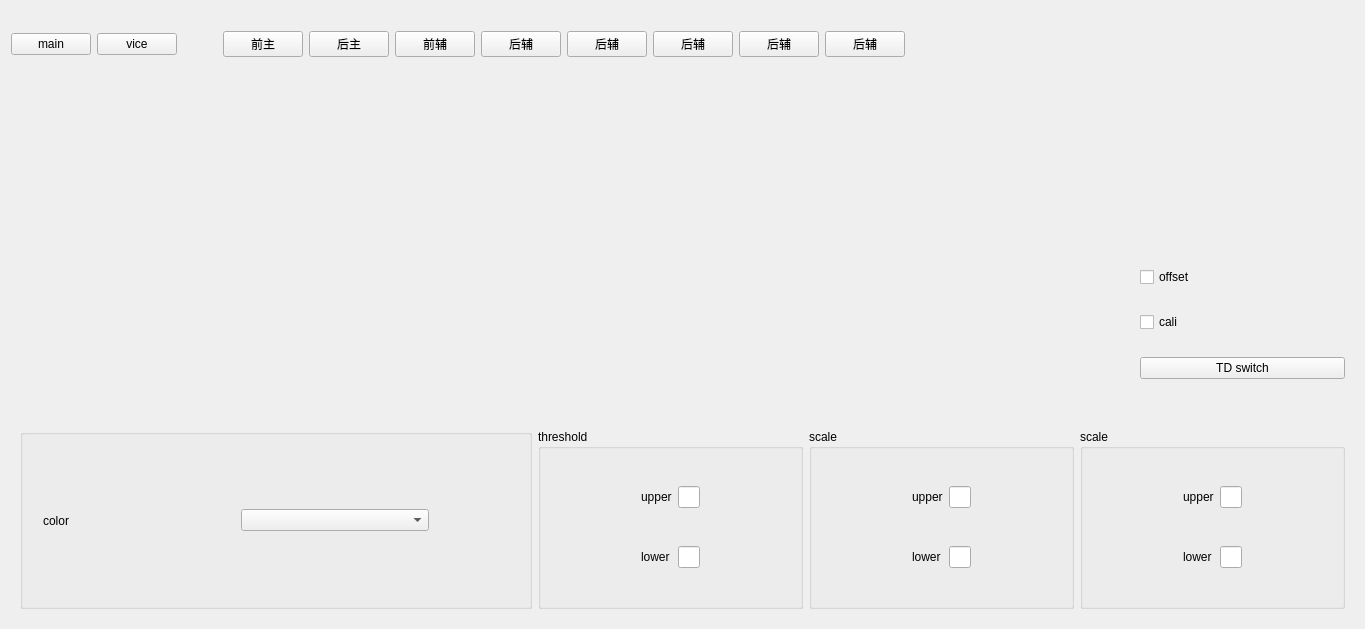
<?xml version="1.0" encoding="UTF-8"?>
<ui version="4.0">
 <class>BackGroundSetWidget</class>
 <widget class="QWidget" name="BackGroundSetWidget">
  <property name="geometry">
   <rect>
    <x>0</x>
    <y>0</y>
    <width>1365</width>
    <height>629</height>
   </rect>
  </property>
  <property name="windowTitle">
   <string notr="true">Form</string>
  </property>
  <layout class="QVBoxLayout" name="verticalLayout" stretch="1,5,3">
   <item>
    <layout class="QHBoxLayout" name="horizontalLayout_3">
     <item>
      <layout class="QHBoxLayout" name="horizontalLayout_2">
       <item>
        <widget class="QPushButton" name="mainBtn">
         <property name="text">
          <string notr="true">main</string>
         </property>
        </widget>
       </item>
       <item>
        <widget class="QPushButton" name="viceBtn">
         <property name="text">
          <string notr="true">vice</string>
         </property>
        </widget>
       </item>
       <item>
        <spacer name="horizontalSpacer_3">
         <property name="orientation">
          <enum>Qt::Horizontal</enum>
         </property>
         <property name="sizeHint" stdset="0">
          <size>
           <width>40</width>
           <height>20</height>
          </size>
         </property>
        </spacer>
       </item>
       <item>
        <widget class="QPushButton" name="pushButton">
         <property name="text">
          <string notr="true">前主</string>
         </property>
        </widget>
       </item>
       <item>
        <widget class="QPushButton" name="pushButton_2">
         <property name="text">
          <string notr="true">后主</string>
         </property>
        </widget>
       </item>
       <item>
        <widget class="QPushButton" name="pushButton_3">
         <property name="text">
          <string notr="true">前辅</string>
         </property>
        </widget>
       </item>
       <item>
        <widget class="QPushButton" name="pushButton_4">
         <property name="text">
          <string notr="true">后辅</string>
         </property>
        </widget>
       </item>
       <item>
        <widget class="QPushButton" name="pushButton_5">
         <property name="text">
          <string notr="true">后辅</string>
         </property>
        </widget>
       </item>
       <item>
        <widget class="QPushButton" name="pushButton_6">
         <property name="text">
          <string notr="true">后辅</string>
         </property>
        </widget>
       </item>
       <item>
        <widget class="QPushButton" name="pushButton_7">
         <property name="text">
          <string notr="true">后辅</string>
         </property>
        </widget>
       </item>
       <item>
        <widget class="QPushButton" name="pushButton_8">
         <property name="text">
          <string notr="true">后辅</string>
         </property>
        </widget>
       </item>
      </layout>
     </item>
     <item>
      <spacer name="horizontalSpacer">
       <property name="orientation">
        <enum>Qt::Horizontal</enum>
       </property>
       <property name="sizeHint" stdset="0">
        <size>
         <width>40</width>
         <height>20</height>
        </size>
       </property>
      </spacer>
     </item>
     <item>
      <widget class="SetEditValueWidget" name="chuteWidget" native="true"/>
     </item>
    </layout>
   </item>
   <item>
    <layout class="QHBoxLayout" name="horizontalLayout_6" stretch="5,1">
     <item>
      <widget class="MyWaveWidget" name="widget" native="true"/>
     </item>
     <item>
      <widget class="QWidget" name="widget_5" native="true">
       <layout class="QVBoxLayout" name="verticalLayout_2" stretch="1,1,1,1,0,0,0">
        <item>
         <widget class="QLabel" name="avg_R_lbl">
          <property name="sizePolicy">
           <sizepolicy hsizetype="Preferred" vsizetype="Fixed">
            <horstretch>0</horstretch>
            <verstretch>0</verstretch>
           </sizepolicy>
          </property>
          <property name="text">
           <string/>
          </property>
          <property name="alignment">
           <set>Qt::AlignCenter</set>
          </property>
         </widget>
        </item>
        <item>
         <widget class="QLabel" name="avg_G_lbl">
          <property name="sizePolicy">
           <sizepolicy hsizetype="Preferred" vsizetype="Fixed">
            <horstretch>0</horstretch>
            <verstretch>0</verstretch>
           </sizepolicy>
          </property>
          <property name="text">
           <string/>
          </property>
          <property name="alignment">
           <set>Qt::AlignCenter</set>
          </property>
         </widget>
        </item>
        <item>
         <widget class="QLabel" name="avg_B_lbl">
          <property name="sizePolicy">
           <sizepolicy hsizetype="Preferred" vsizetype="Fixed">
            <horstretch>0</horstretch>
            <verstretch>0</verstretch>
           </sizepolicy>
          </property>
          <property name="text">
           <string/>
          </property>
          <property name="alignment">
           <set>Qt::AlignCenter</set>
          </property>
         </widget>
        </item>
        <item>
         <widget class="QLabel" name="avg_N_lbl">
          <property name="sizePolicy">
           <sizepolicy hsizetype="Preferred" vsizetype="Fixed">
            <horstretch>0</horstretch>
            <verstretch>0</verstretch>
           </sizepolicy>
          </property>
          <property name="text">
           <string/>
          </property>
          <property name="alignment">
           <set>Qt::AlignCenter</set>
          </property>
         </widget>
        </item>
        <item>
         <widget class="QCheckBox" name="checkBox_bias">
          <property name="text">
           <string notr="true">offset</string>
          </property>
         </widget>
        </item>
        <item>
         <widget class="QCheckBox" name="checkBox_cali">
          <property name="text">
           <string notr="true">cali</string>
          </property>
         </widget>
        </item>
        <item>
         <widget class="QPushButton" name="TDSwitchBtn">
          <property name="text">
           <string>TD switch</string>
          </property>
         </widget>
        </item>
       </layout>
      </widget>
     </item>
    </layout>
   </item>
   <item>
    <widget class="QWidget" name="widget_3" native="true">
     <layout class="QHBoxLayout" name="horizontalLayout_5" stretch="3,1,1,1">
      <item>
       <widget class="QGroupBox" name="groupBox_3">
        <layout class="QHBoxLayout" name="horizontalLayout_4">
         <property name="spacing">
          <number>10</number>
         </property>
         <property name="leftMargin">
          <number>20</number>
         </property>
         <property name="rightMargin">
          <number>100</number>
         </property>
         <item>
          <widget class="QLabel" name="label">
           <property name="text">
            <string notr="true">color</string>
           </property>
          </widget>
         </item>
         <item>
          <widget class="QComboBox" name="comboBox"/>
         </item>
        </layout>
       </widget>
      </item>
      <item>
       <widget class="QGroupBox" name="groupBox">
        <property name="title">
         <string notr="true">threshold</string>
        </property>
        <layout class="QGridLayout" name="gridLayout">
         <property name="leftMargin">
          <number>100</number>
         </property>
         <property name="rightMargin">
          <number>100</number>
         </property>
         <property name="verticalSpacing">
          <number>10</number>
         </property>
         <item row="1" column="0">
          <widget class="QLabel" name="label_3">
           <property name="text">
            <string notr="true">lower</string>
           </property>
          </widget>
         </item>
         <item row="1" column="1">
          <widget class="myLineEdit" name="ValueLowEdit"/>
         </item>
         <item row="0" column="1">
          <widget class="myLineEdit" name="valueUpEdit"/>
         </item>
         <item row="0" column="0">
          <widget class="QLabel" name="label_4">
           <property name="text">
            <string notr="true">upper</string>
           </property>
          </widget>
         </item>
        </layout>
       </widget>
      </item>
      <item>
       <widget class="QGroupBox" name="groupBox_2">
        <property name="title">
         <string notr="true">scale</string>
        </property>
        <layout class="QGridLayout" name="gridLayout_2">
         <property name="leftMargin">
          <number>100</number>
         </property>
         <property name="rightMargin">
          <number>100</number>
         </property>
         <property name="verticalSpacing">
          <number>10</number>
         </property>
         <item row="0" column="0">
          <widget class="QLabel" name="label_5">
           <property name="text">
            <string notr="true">upper</string>
           </property>
          </widget>
         </item>
         <item row="1" column="0">
          <widget class="QLabel" name="label_6">
           <property name="text">
            <string notr="true">lower</string>
           </property>
          </widget>
         </item>
         <item row="0" column="1">
          <widget class="myLineEdit" name="propertyUpEdit"/>
         </item>
         <item row="1" column="1">
          <widget class="myLineEdit" name="propertyLowEdit"/>
         </item>
        </layout>
       </widget>
      </item>
      <item>
       <widget class="QGroupBox" name="groupBox_4">
        <property name="title">
         <string notr="true">scale</string>
        </property>
        <layout class="QGridLayout" name="gridLayout_5">
         <property name="leftMargin">
          <number>100</number>
         </property>
         <property name="rightMargin">
          <number>100</number>
         </property>
         <property name="verticalSpacing">
          <number>10</number>
         </property>
         <item row="0" column="0">
          <widget class="QLabel" name="label_11">
           <property name="text">
            <string notr="true">upper</string>
           </property>
          </widget>
         </item>
         <item row="1" column="0">
          <widget class="QLabel" name="label_12">
           <property name="text">
            <string notr="true">lower</string>
           </property>
          </widget>
         </item>
         <item row="0" column="1">
          <widget class="myLineEdit" name="HSVValueUpEdit"/>
         </item>
         <item row="1" column="1">
          <widget class="myLineEdit" name="HSVValueLowEdit"/>
         </item>
        </layout>
       </widget>
      </item>
     </layout>
    </widget>
   </item>
  </layout>
 </widget>
 <customwidgets>
  <customwidget>
   <class>myLineEdit</class>
   <extends>QLineEdit</extends>
   <header location="global">mysortwidget/mylineedit.h</header>
  </customwidget>
  <customwidget>
   <class>SetEditValueWidget</class>
   <extends>QWidget</extends>
   <header location="global">mysortwidget/seteditvaluewidget.h</header>
   <container>1</container>
  </customwidget>
  <customwidget>
   <class>MyWaveWidget</class>
   <extends>QWidget</extends>
   <header location="global">mysortwidget/mywavewidget.h</header>
   <container>1</container>
  </customwidget>
 </customwidgets>
 <resources/>
 <connections/>
</ui>
